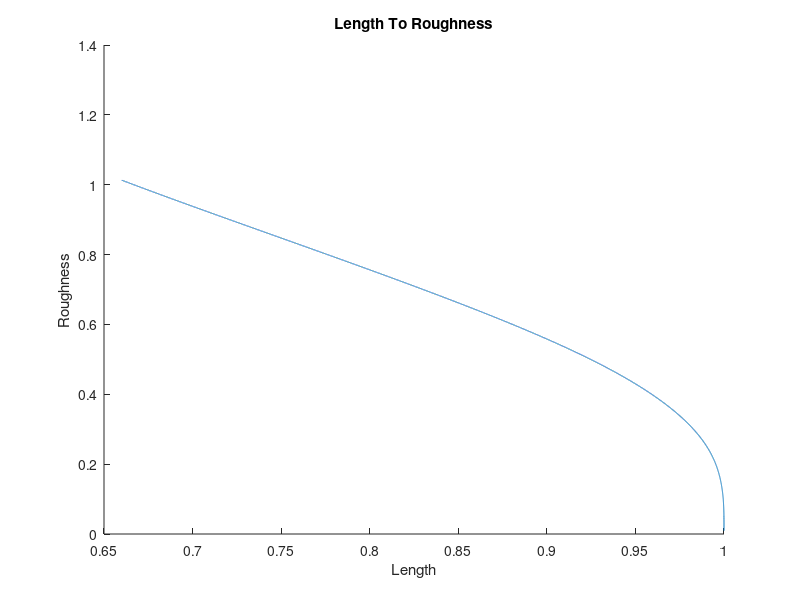

This figure's MATLAB source:
% For testing numeric stability

close all;

hold on

bp = 0.999569713502222;
lengths = single(0.66:0.00001:1);

l_a = single(2.097717774247452);
l_b = single(1.972814065483481);
l_p1 = single(-0.657734900252995);
l_p2 = single(1.680396590596468);
l_p3 = single(-1.372370801414914);
l_p4 = single(0.349783989583521);
l_q1 = single(0.473070260173490);
l_q2 = single(-1.347452538251406);
l_q3 = single(1.195834522109090);
l_q4 = single(-0.319730631084095);

r_a = single(4.888243568595819);
r_b = single(3.391651278290348);
r_p1 = single(0.636012472685228);
r_p2 = single(-0.255011254510989);
r_p3 = single(0.058724611967702);
r_p4 = single(-0.439687221231256);
r_q1 = single(-2.054361570093722);
r_q2 = single(-0.263696298954134);
r_q3 = single(0.471329950932046);
r_q4 = single(1.850831473052496);


results = [];
for x = lengths
    if (x < bp)
        a = l_a;
        b = l_b;
        p1 = l_p1;
        p2 = l_p2;
        p3 = l_p3;
        p4 = l_p4;
        q1 = l_q1;
        q2 = l_q2;
        q3 = l_q3;
        q4 = l_q4;
    else
        a = r_a;
        b = r_b;
        p1 = r_p1;
        p2 = r_p2;
        p3 = r_p3;
        p4 = r_p4;
        q1 = r_q1;
        q2 = r_q2;
        q3 = r_q3;
        q4 = r_q4;
    end
    y = (p1*x.^3+p2*x.^2+p3*x + p4)./(q1*x.^3+q2*x.^2+q3*x+q4)+a*sqrt(b*(1-x));
    results = [results, y];
end
plot(lengths, results);

% compare!
%plot(z_average, roughnesses);
%scatter(z_average, roughnesses);


title('Length To Roughness')
xlabel('Length') 
ylabel('Roughness') 
%legend("Function (float accuracy)", "Data (line)", "Data (points)");
hold off